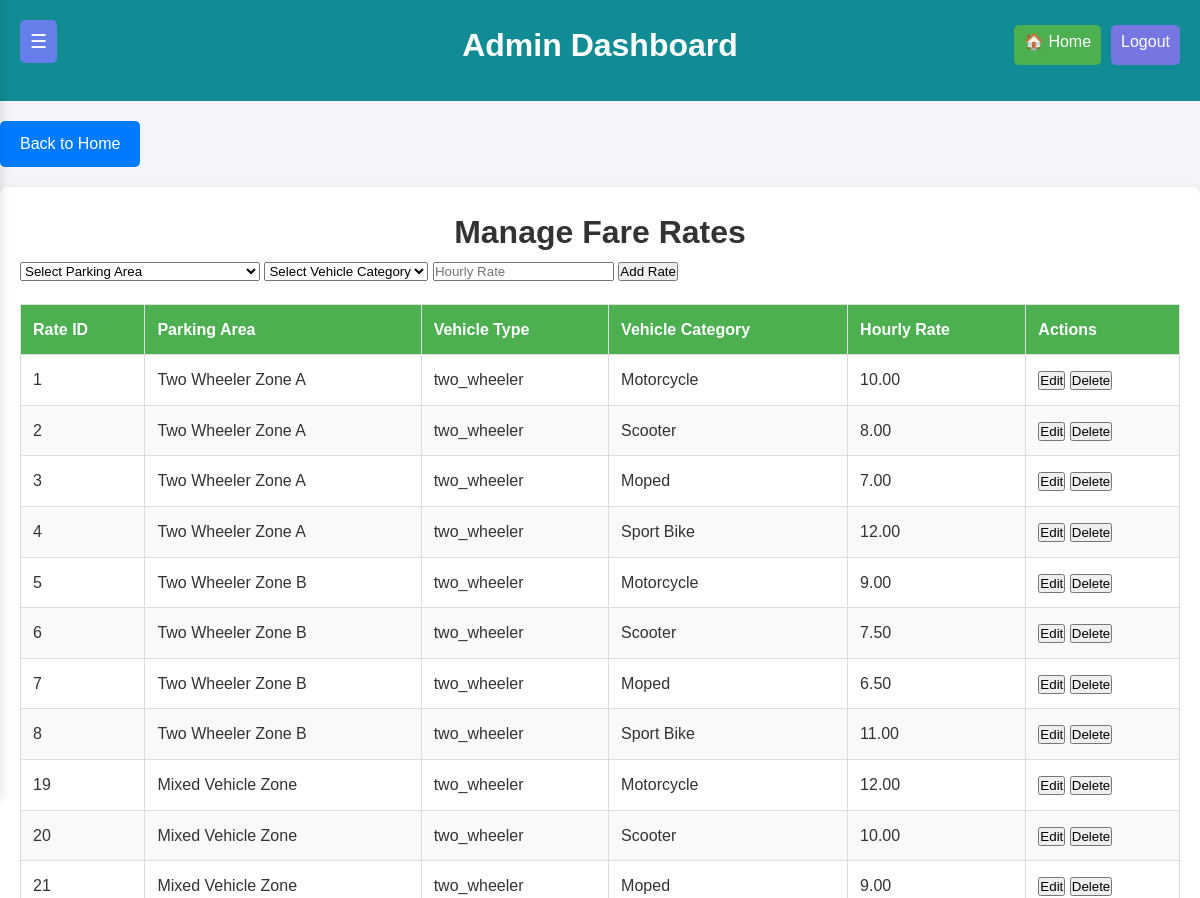
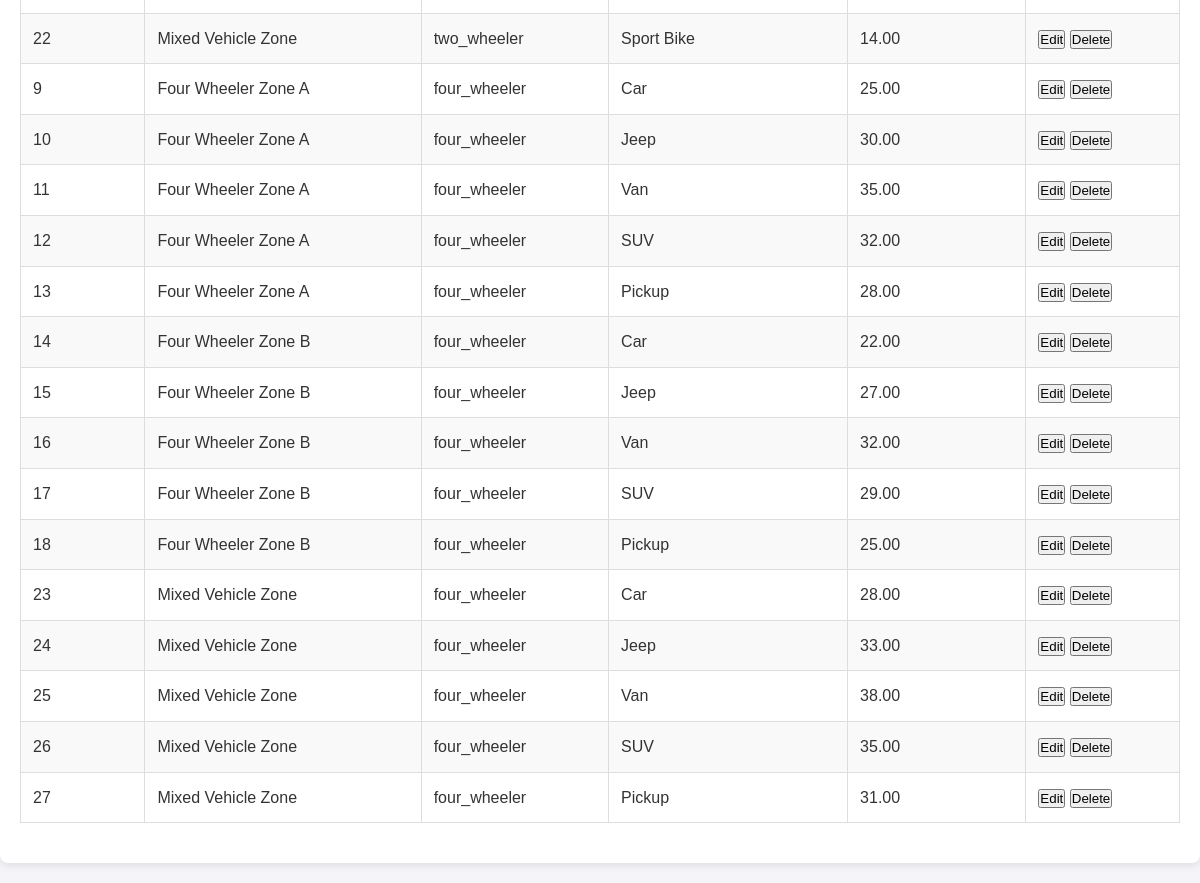
Screenshot of /admin/manage_fare_rates.php (signed in) with the database file from the repository (2 pictures, top to bottom).
### tables this page shows
CREATE TABLE FareRates (
    rate_id INT AUTO_INCREMENT PRIMARY KEY,
    area_id INT NOT NULL,
    category_id INT NOT NULL,
    type_id INT NOT NULL,
    hourly_rate DECIMAL(10, 2) NOT NULL,
    FOREIGN KEY (area_id) REFERENCES parking_areas(area_id) ON DELETE CASCADE,
    FOREIGN KEY (type_id) REFERENCES vehicle_types(type_id) ON DELETE CASCADE,
    FOREIGN KEY (category_id) REFERENCES vehicle_categories(category_id) ON DELETE CASCADE
);

CREATE TABLE parking_areas (
    area_id INT AUTO_INCREMENT PRIMARY KEY,
    area_name VARCHAR(100) NOT NULL,
    total_slots INT NOT NULL,
    reserved_slots INT DEFAULT 0,
    available_slots INT NOT NULL,
    map_iframe_url TEXT,
    type_id INT NOT NULL,
    created_at TIMESTAMP DEFAULT CURRENT_TIMESTAMP,
    FOREIGN KEY (type_id) REFERENCES vehicle_types(type_id) ON DELETE CASCADE
);

CREATE TABLE vehicle_types (
    type_id INT AUTO_INCREMENT PRIMARY KEY,
    type_name ENUM('two_wheeler', 'four_wheeler') NOT NULL 
);

CREATE TABLE vehicle_categories (
    category_id INT AUTO_INCREMENT PRIMARY KEY,
    category_name VARCHAR(100) NOT NULL UNIQUE,
    type_id INT NOT NULL,
    created_at TIMESTAMP DEFAULT CURRENT_TIMESTAMP,
    FOREIGN KEY (type_id) REFERENCES vehicle_types(type_id) ON DELETE CASCADE
);

### admin/manage_fare_rates.php (the view, shortened to what this page needs)
<?php
include 'adminheader.php';
?>
<a href="dashboard.php" class="back-to-home">Back to Home</a>
<div class="container">
    <h2>Manage Fare Rates</h2>
    <form method="POST" id="addRateForm">
        <select name="area_id" id="area_id" required>
            <option value="">Select Parking Area</option>
        </select>
        <select name="category_id" id="category_id" required>
            <option value="">Select Vehicle Category</option>
        </select>
        <input type="number" name="hourly_rate" placeholder="Hourly Rate" step="0.01" required>
        <button type="submit" name="add_rate">Add Rate</button>
    </form>
    <table>
        <thead>
            <tr>
                <th>Rate ID</th>
                <th>Parking Area</th>
                <th>Vehicle Type</th>
                <th>Vehicle Category</th>
                <th>Hourly Rate</th>
                <th>Actions</th>
            </tr>
        </thead>
        <tbody>
            <?php
            $rates = mysqli_query($connect, "SELECT fr.rate_id, pa.area_name, vt.type_name,
                                           vc.category_name, fr.hourly_rate
                                           FROM FareRates fr
                                           JOIN parking_areas pa ON fr.area_id = pa.area_id
                                           JOIN vehicle_types vt ON fr.type_id = vt.type_id
                                           JOIN vehicle_categories vc ON fr.category_id = vc.category_id");
            while ($row = mysqli_fetch_assoc($rates)) {
                echo "<tr>
                        <td>{$row['rate_id']}</td>
                        <td>{$row['area_name']}</td>
                        <td>{$row['type_name']}</td>
                        <td>{$row['category_name']}</td>
                        <td>
                            <span class='hourly-rate-display' id='display-{$row['rate_id']}'>{$row['hourly_rate']}</span>
                            <form method='POST' style='display:none;' id='editForm-{$row['rate_id']}'>
                                <input type='hidden' name='rate_id' value='{$row['rate_id']}'>
                                <input type='number' name='hourly_rate' value='{$row['hourly_rate']}' step='0.01' required>
                                <button type='submit' name='edit_rate'>Save</button>
                            </form>
                        </td>
                        <td>
                            <button class='edit-btn' data-id='{$row['rate_id']}'>Edit</button>
                            <form method='POST' style='display:inline-block;' onsubmit=\"return confirm('Are you sure you want to delete this rate?');\">
                                <input type='hidden' name='rate_id' value='{$row['rate_id']}'>
                                <button type='submit' name='delete_rate'>Delete</button>
                            </form>
                        </td>
                    </tr>";
            }
            ?>
        </tbody>
    </table>
</div>

### css/admin_style.css (style rules this page uses)
* { margin: 0; padding: 0; box-sizing: border-box; }
body { font-family: 'Arial', sans-serif; background-color: #f7f7f7; color: #333; }
h2 { font-size: 2rem; text-align: center; margin-bottom: 30px; }
body, h1, h2, h3, h4, h5, h6, p, ul, ol, li, a, button, input, select, textarea { margin: 0; padding: 0; box-sizing: border-box; }
body { font-family: Arial, sans-serif; background-color: #f4f4f9; color: #333; line-height: 1.6; margin: 0; }
.container { max-width: 1200px; margin: 20px auto; padding: 20px; background-color: #fff; box-shadow: 0 2px 8px rgba(0, 0, 0, 0.1); border-radius: 8px; }
table { width: 100%; border-collapse: collapse; margin: 20px 0; }
table th, table td { text-align: left; padding: 12px; border: 1px solid #ddd; }
table th { background-color: #4CAF50; color: #fff; }
table tr:nth-child(even) { background-color: #f9f9f9; }
.back-to-home { display: inline-block; padding: 10px 20px; margin-top: 20px; background-color: #007BFF; color: white; text-decoration: none; font-size: 16px; border-radius: 5px; transition: background-color 0.3s ease, transform 0.3s ease; }

### rows the page displays
farerates: rate_id "1", area.area_name "Two Wheeler Zone A", type.type_name "two_wheeler", category.category_name "Motorcycle", hourly_rate "10.00"
farerates: rate_id "2", area.area_name "Two Wheeler Zone A", type.type_name "two_wheeler", category.category_name "Scooter", hourly_rate "8.00"
farerates: rate_id "3", area.area_name "Two Wheeler Zone A", type.type_name "two_wheeler", category.category_name "Moped", hourly_rate "7.00"
farerates: rate_id "4", area.area_name "Two Wheeler Zone A", type.type_name "two_wheeler", category.category_name "Sport Bike", hourly_rate "12.00"
farerates: rate_id "5", area.area_name "Two Wheeler Zone B", type.type_name "two_wheeler", category.category_name "Motorcycle", hourly_rate "9.00"
farerates: rate_id "6", area.area_name "Two Wheeler Zone B", type.type_name "two_wheeler", category.category_name "Scooter", hourly_rate "7.50"
farerates: rate_id "7", area.area_name "Two Wheeler Zone B", type.type_name "two_wheeler", category.category_name "Moped", hourly_rate "6.50"
farerates: rate_id "8", area.area_name "Two Wheeler Zone B", type.type_name "two_wheeler", category.category_name "Sport Bike", hourly_rate "11.00"
farerates: rate_id "19", area.area_name "Mixed Vehicle Zone", type.type_name "two_wheeler", category.category_name "Motorcycle", hourly_rate "12.00"
farerates: rate_id "20", area.area_name "Mixed Vehicle Zone", type.type_name "two_wheeler", category.category_name "Scooter", hourly_rate "10.00"
farerates: rate_id "21", area.area_name "Mixed Vehicle Zone", type.type_name "two_wheeler", category.category_name "Moped", hourly_rate "9.00"
farerates: rate_id "22", area.area_name "Mixed Vehicle Zone", type.type_name "two_wheeler", category.category_name "Sport Bike", hourly_rate "14.00"
farerates: rate_id "9", area.area_name "Four Wheeler Zone A", type.type_name "four_wheeler", category.category_name "Car", hourly_rate "25.00"
farerates: rate_id "10", area.area_name "Four Wheeler Zone A", type.type_name "four_wheeler", category.category_name "Jeep", hourly_rate "30.00"
farerates: rate_id "11", area.area_name "Four Wheeler Zone A", type.type_name "four_wheeler", category.category_name "Van", hourly_rate "35.00"
farerates: rate_id "12", area.area_name "Four Wheeler Zone A", type.type_name "four_wheeler", category.category_name "SUV", hourly_rate "32.00"
farerates: rate_id "13", area.area_name "Four Wheeler Zone A", type.type_name "four_wheeler", category.category_name "Pickup", hourly_rate "28.00"
farerates: rate_id "14", area.area_name "Four Wheeler Zone B", type.type_name "four_wheeler", category.category_name "Car", hourly_rate "22.00"
farerates: rate_id "15", area.area_name "Four Wheeler Zone B", type.type_name "four_wheeler", category.category_name "Jeep", hourly_rate "27.00"
farerates: rate_id "16", area.area_name "Four Wheeler Zone B", type.type_name "four_wheeler", category.category_name "Van", hourly_rate "32.00"
farerates: rate_id "17", area.area_name "Four Wheeler Zone B", type.type_name "four_wheeler", category.category_name "SUV", hourly_rate "29.00"
farerates: rate_id "18", area.area_name "Four Wheeler Zone B", type.type_name "four_wheeler", category.category_name "Pickup", hourly_rate "25.00"
farerates: rate_id "23", area.area_name "Mixed Vehicle Zone", type.type_name "four_wheeler", category.category_name "Car", hourly_rate "28.00"
farerates: rate_id "24", area.area_name "Mixed Vehicle Zone", type.type_name "four_wheeler", category.category_name "Jeep", hourly_rate "33.00"
farerates: rate_id "25", area.area_name "Mixed Vehicle Zone", type.type_name "four_wheeler", category.category_name "Van", hourly_rate "38.00"
farerates: rate_id "26", area.area_name "Mixed Vehicle Zone", type.type_name "four_wheeler", category.category_name "SUV", hourly_rate "35.00"
farerates: rate_id "27", area.area_name "Mixed Vehicle Zone", type.type_name "four_wheeler", category.category_name "Pickup", hourly_rate "31.00"
